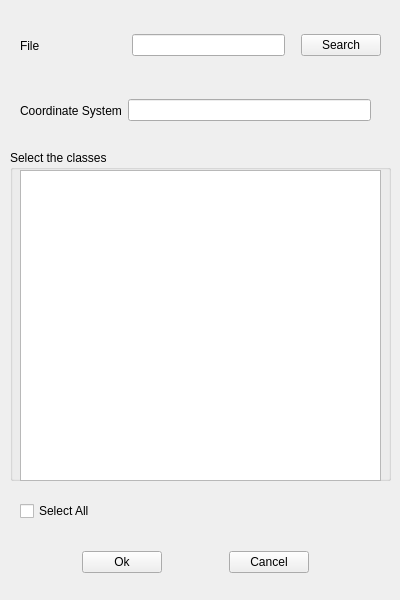
<?xml version="1.0" encoding="UTF-8"?>
<ui version="4.0">
 <author>Ten Borba</author>
 <class>CarregaClasse</class>
 <widget class="QWidget" name="CarregaClasse">
  <property name="geometry">
   <rect>
    <x>0</x>
    <y>0</y>
    <width>400</width>
    <height>600</height>
   </rect>
  </property>
  <property name="sizePolicy">
   <sizepolicy hsizetype="Fixed" vsizetype="Fixed">
    <horstretch>0</horstretch>
    <verstretch>0</verstretch>
   </sizepolicy>
  </property>
  <property name="minimumSize">
   <size>
    <width>400</width>
    <height>600</height>
   </size>
  </property>
  <property name="maximumSize">
   <size>
    <width>400</width>
    <height>600</height>
   </size>
  </property>
  <property name="windowTitle">
   <string>Load by Class</string>
  </property>
  <widget class="QWidget" name="horizontalLayoutWidget">
   <property name="geometry">
    <rect>
     <x>20</x>
     <y>20</y>
     <width>361</width>
     <height>51</height>
    </rect>
   </property>
   <layout class="QHBoxLayout" name="horizontalLayout">
    <item>
     <widget class="QLabel" name="label">
      <property name="text">
       <string>File                    </string>
      </property>
     </widget>
    </item>
    <item>
     <spacer name="horizontalSpacer_2">
      <property name="orientation">
       <enum>Qt::Horizontal</enum>
      </property>
      <property name="sizeType">
       <enum>QSizePolicy::Minimum</enum>
      </property>
      <property name="sizeHint" stdset="0">
       <size>
        <width>20</width>
        <height>20</height>
       </size>
      </property>
     </spacer>
    </item>
    <item>
     <widget class="QLineEdit" name="arquivoLineEditCarregaClasse"/>
    </item>
    <item>
     <spacer name="horizontalSpacer_6">
      <property name="orientation">
       <enum>Qt::Horizontal</enum>
      </property>
      <property name="sizeType">
       <enum>QSizePolicy::Minimum</enum>
      </property>
      <property name="sizeHint" stdset="0">
       <size>
        <width>10</width>
        <height>20</height>
       </size>
      </property>
     </spacer>
    </item>
    <item>
     <widget class="QPushButton" name="pushButtonBuscarArquivo">
      <property name="text">
       <string>Search</string>
      </property>
     </widget>
    </item>
   </layout>
  </widget>
  <widget class="QWidget" name="horizontalLayoutWidget_2">
   <property name="geometry">
    <rect>
     <x>20</x>
     <y>90</y>
     <width>361</width>
     <height>41</height>
    </rect>
   </property>
   <layout class="QHBoxLayout" name="horizontalLayout_2">
    <item>
     <widget class="QLabel" name="label_2">
      <property name="text">
       <string>Coordinate System</string>
      </property>
     </widget>
    </item>
    <item>
     <widget class="QLineEdit" name="coordSysLineEditCarregaClasse"/>
    </item>
    <item>
     <spacer name="horizontalSpacer_7">
      <property name="orientation">
       <enum>Qt::Horizontal</enum>
      </property>
      <property name="sizeType">
       <enum>QSizePolicy::Minimum</enum>
      </property>
      <property name="sizeHint" stdset="0">
       <size>
        <width>10</width>
        <height>20</height>
       </size>
      </property>
     </spacer>
    </item>
   </layout>
  </widget>
  <widget class="QGroupBox" name="groupBox">
   <property name="geometry">
    <rect>
     <x>10</x>
     <y>150</y>
     <width>381</width>
     <height>331</height>
    </rect>
   </property>
   <property name="title">
    <string>Select the classes</string>
   </property>
   <widget class="QWidget" name="horizontalLayoutWidget_3">
    <property name="geometry">
     <rect>
      <x>10</x>
      <y>20</y>
      <width>361</width>
      <height>311</height>
     </rect>
    </property>
    <layout class="QHBoxLayout" name="horizontalLayout_3">
     <item>
      <widget class="QListWidget" name="listWidgetOrigemCategoriaCarregaClasse">
       <property name="selectionMode">
        <enum>QAbstractItemView::MultiSelection</enum>
       </property>
      </widget>
     </item>
    </layout>
   </widget>
  </widget>
  <widget class="QWidget" name="horizontalLayoutWidget_4">
   <property name="geometry">
    <rect>
     <x>20</x>
     <y>540</y>
     <width>351</width>
     <height>44</height>
    </rect>
   </property>
   <layout class="QHBoxLayout" name="horizontalLayout_4">
    <item>
     <spacer name="horizontalSpacer_4">
      <property name="orientation">
       <enum>Qt::Horizontal</enum>
      </property>
      <property name="sizeHint" stdset="0">
       <size>
        <width>40</width>
        <height>20</height>
       </size>
      </property>
     </spacer>
    </item>
    <item>
     <widget class="QPushButton" name="pushButtonOkCarregaClasse">
      <property name="text">
       <string>Ok</string>
      </property>
     </widget>
    </item>
    <item>
     <spacer name="horizontalSpacer_3">
      <property name="orientation">
       <enum>Qt::Horizontal</enum>
      </property>
      <property name="sizeHint" stdset="0">
       <size>
        <width>40</width>
        <height>20</height>
       </size>
      </property>
     </spacer>
    </item>
    <item>
     <widget class="QPushButton" name="pushButtonCancelarCarregaClasse">
      <property name="text">
       <string>Cancel</string>
      </property>
     </widget>
    </item>
    <item>
     <spacer name="horizontalSpacer_5">
      <property name="orientation">
       <enum>Qt::Horizontal</enum>
      </property>
      <property name="sizeHint" stdset="0">
       <size>
        <width>40</width>
        <height>20</height>
       </size>
      </property>
     </spacer>
    </item>
   </layout>
  </widget>
  <widget class="QWidget" name="verticalLayoutWidget_2">
   <property name="geometry">
    <rect>
     <x>20</x>
     <y>490</y>
     <width>186</width>
     <height>42</height>
    </rect>
   </property>
   <layout class="QVBoxLayout" name="verticalLayout_2">
    <item>
     <widget class="QCheckBox" name="checkBoxTodosCarregaClasse">
      <property name="text">
       <string>Select All</string>
      </property>
     </widget>
    </item>
   </layout>
  </widget>
 </widget>
 <resources/>
 <connections>
  <connection>
   <sender>pushButtonCancelarCarregaClasse</sender>
   <signal>clicked()</signal>
   <receiver>CarregaClasse</receiver>
   <slot>close()</slot>
   <hints>
    <hint type="sourcelabel">
     <x>369</x>
     <y>364</y>
    </hint>
    <hint type="destinationlabel">
     <x>394</x>
     <y>339</y>
    </hint>
   </hints>
  </connection>
 </connections>
 <slots>
  <signal>signal1()</signal>
  <slot>carregaSpatialite()</slot>
 </slots>
</ui>
